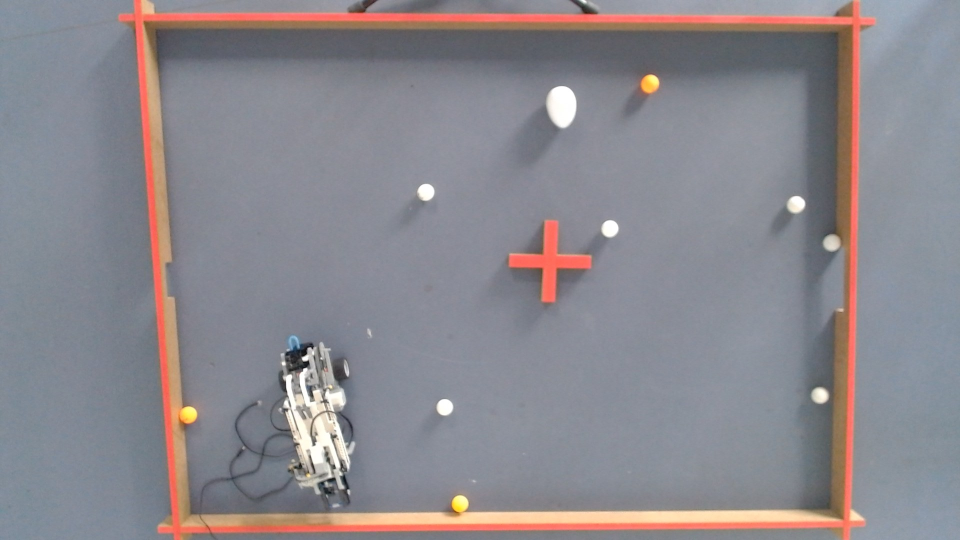
#> input picture ppArena/test/images/WIN_20240403_10_40_59_Pro.jpg, 1920 x 1080 px, found by its file name (shown at 1/2 size)
$ python perspective_transform.py
#> lines starting #> are read from the running program, lines starting #| are printed output that depends on the picture
import cv2
import numpy as np

# image = cv2.imread('test/images/WIN_20240410_10_31_07_Pro.jpg')
image = cv2.imread( '/home/slothie/CDIO_gruppe_7/ppArena/test/images/WIN_20240403_10_40_59_Pro.jpg')
#> image is the input picture: shape (1080, 1920, 3); mean B, G, R 141.8, 135.8, 139.3

# input coordinates, they are just hard coded for now (genereted in get_corners.py) :3
#top-left, top-right, bottom-right, bottom-left
input_corners = np.float32([
    [372, 15],
    [1751, 17],
    [1751, 1045],
    [345, 1016]
])

# Width and height of the new image
width = 1600
height = 1000
correct_corners = np.float32([
    [0, 0],
    [width, 0],
    [width, height],
    [0, height]
])

# Get the transformation matrix
matrix = cv2.getPerspectiveTransform(input_corners, correct_corners)

# transform
transformed = cv2.warpPerspective(image, matrix, (width, height))
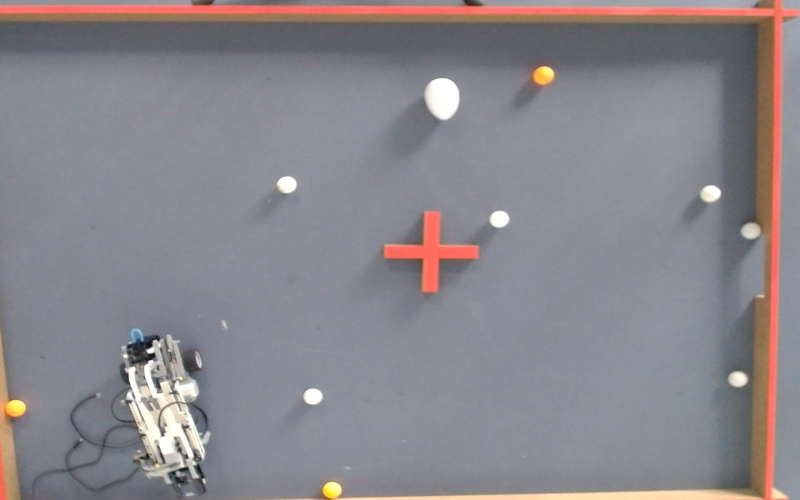
#> transformed: shape (1000, 1600, 3) (shown at 1/2 size); mean B, G, R 140.2, 134.1, 137.5

cv2.imshow('Transformed Image', transformed)
cv2.waitKey(0)
cv2.destroyAllWindows()

$ run again, with ppArena/test/images/WIN_20240410_10_31_07_Pro.jpg copied over ppArena/test/images/WIN_20240403_10_40_59_Pro.jpg
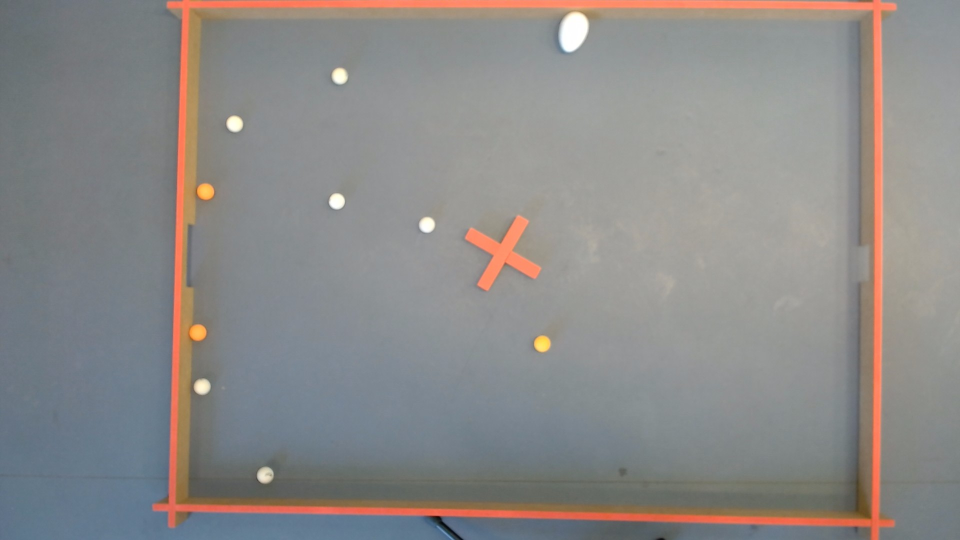
#> input picture ppArena/test/images/WIN_20240410_10_31_07_Pro.jpg, 1920 x 1080 px, found by its file name (shown at 1/2 size)
#> image is the input picture: shape (1080, 1920, 3); mean B, G, R 136.6, 137.9, 139.9
#> `transformed = cv2.warpPerspective(image, matrix, (width, height))`:
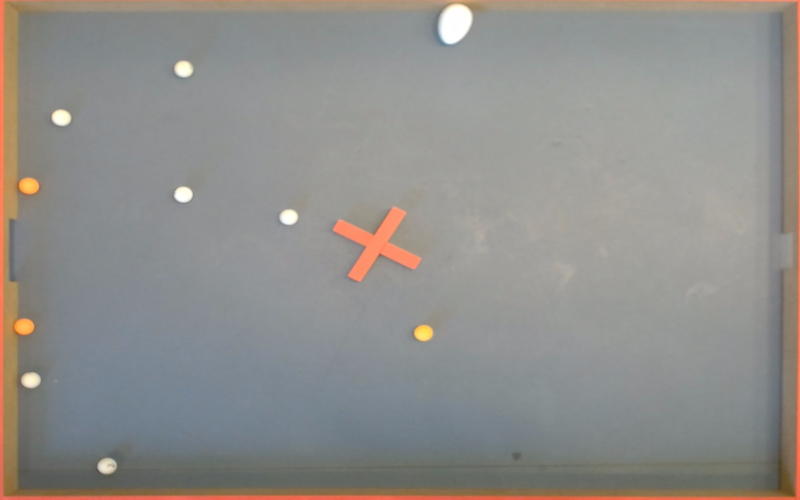
#> transformed: shape (1000, 1600, 3) (shown at 1/2 size); mean B, G, R 139.3, 142.4, 144

$ run again, with ppArena/test/images/WIN_20240403_10_39_46_Pro.jpg copied over ppArena/test/images/WIN_20240403_10_40_59_Pro.jpg
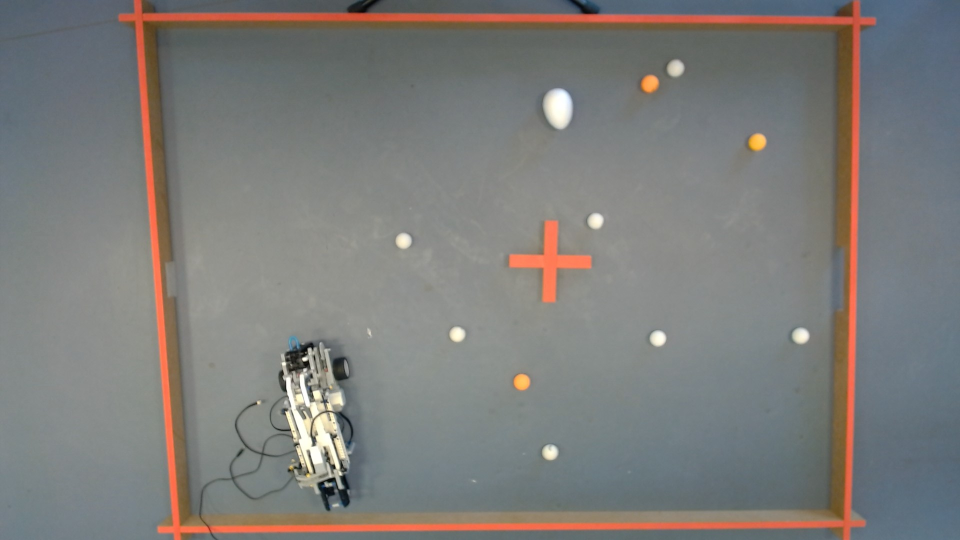
#> input picture ppArena/test/images/WIN_20240403_10_39_46_Pro.jpg, 1920 x 1080 px, found by its file name (shown at 1/2 size)
#> image is the input picture: shape (1080, 1920, 3); mean B, G, R 122.1, 124.4, 125.2
#> `transformed = cv2.warpPerspective(image, matrix, (width, height))`:
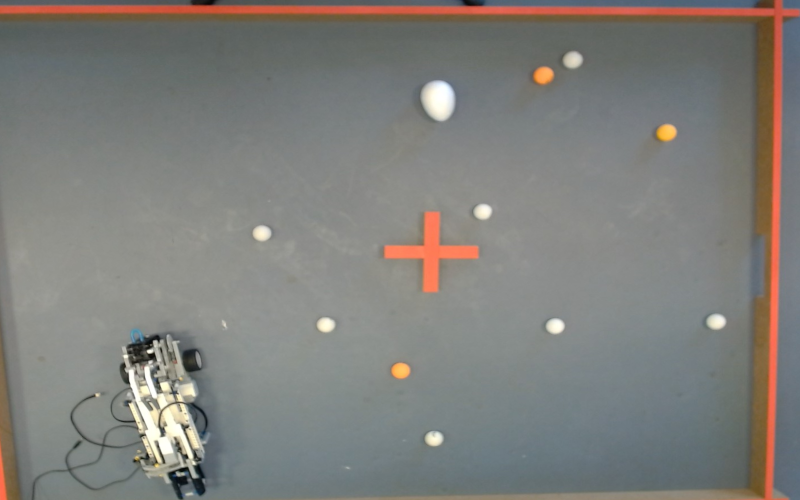
#> transformed: shape (1000, 1600, 3) (shown at 1/2 size); mean B, G, R 122.7, 126.6, 127.4
